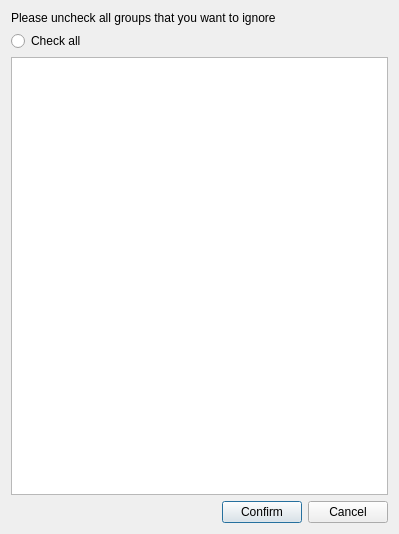
<?xml version="1.0" encoding="UTF-8"?>
<ui version="4.0">
 <class>ColorTableDialog</class>
 <widget class="QDialog" name="ColorTableDialog">
  <property name="geometry">
   <rect>
    <x>0</x>
    <y>0</y>
    <width>399</width>
    <height>534</height>
   </rect>
  </property>
  <property name="windowTitle">
   <string>Dialog</string>
  </property>
  <layout class="QGridLayout" name="gridLayout">
   <item row="3" column="1">
    <widget class="QPushButton" name="pushButtonConfirm">
     <property name="text">
      <string>Confirm</string>
     </property>
    </widget>
   </item>
   <item row="3" column="2">
    <widget class="QPushButton" name="pushButtonCancel">
     <property name="text">
      <string>Cancel</string>
     </property>
    </widget>
   </item>
   <item row="2" column="0" colspan="3">
    <widget class="QTableWidget" name="tableWidget"/>
   </item>
   <item row="3" column="0">
    <spacer name="horizontalSpacer">
     <property name="orientation">
      <enum>Qt::Horizontal</enum>
     </property>
     <property name="sizeHint" stdset="0">
      <size>
       <width>196</width>
       <height>20</height>
      </size>
     </property>
    </spacer>
   </item>
   <item row="0" column="0" colspan="3">
    <widget class="QLabel" name="label">
     <property name="text">
      <string>Please uncheck all groups that you want to ignore</string>
     </property>
    </widget>
   </item>
   <item row="1" column="0" colspan="3">
    <widget class="QRadioButton" name="radioButton">
     <property name="text">
      <string>Check all</string>
     </property>
    </widget>
   </item>
  </layout>
 </widget>
 <resources/>
 <connections/>
</ui>
